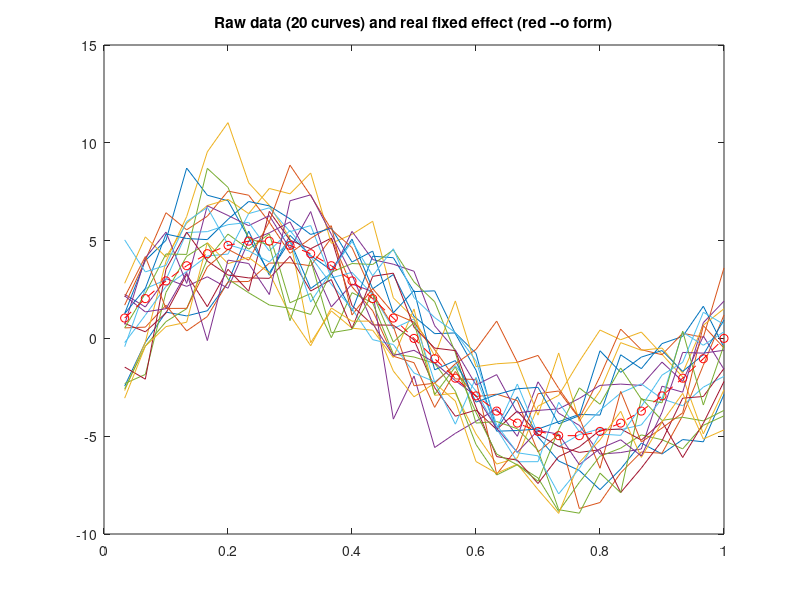

The MATLAB source for this figure: (Note: this script raises an error after producing the figure.)
%% Comparasion between VSS and KPVSS
%  The example we used here is the functional mixed effect model.
%  All  the data is simulated.
%%
clear;

%% Simulation
rng(1);                                       % control the randomness

n = 20;                                       % number of subjects
m = 30;                                       % number of observations
t = (1:m)/m;
p = 1;                                        % # of fixed effects
q = 1;                                        % # of random effects
sigma_e = 1;                                  % variance of white noise

d = 2*(p+n*q);                                % dimension of states

realFixedEffect = 5*sin(2*pi*t);              % p-by-m
realRandomEffect = randn(n,4)*[cos(2*pi*t);cos(4*pi*t);...
                               cos(6*pi*t);ones(1,m)];
                 
Y = repmat(realFixedEffect, [n,1]) + realRandomEffect ... 
    + sqrt(sigma_e)*randn(n,m);

plot(t, Y', t, realFixedEffect, 'r--o');
titleStr = strcat('Raw data (', num2str(n),...
                    ' curves) and real fixed effect (red --o form)');
title(titleStr);

%% Model setting

fixedDesign = repmat(ones(n,p),[1, 1, m]);    % n-by-p-by-m
randomDesign = repmat(ones(n,q),[1, 1, m]);   % n-by-q-by-m

%  Optimization
logpara0 = [3;                                      % log of e  
         -10;-10;                                 % logs of lambdaF, lambdaR
         5*ones(2*q,1)];                         % log of randomDiag

% %% Evaluation: VSS v.s. KPVSS
% 
% SSModel = fme2ssm(fixedDesign, randomDesign, t, logpara0);
% 
% fprintf('========================VSS: Evaluation=======================\n')
% tic
% SmoothedMean_vss = smooth(SSModel, Y');
% toc
% 
% fprintf('========================KPVSS: Evaluation=====================\n')
% tic
% SmoothedMean_KPvss = smooth(SSModel, Y', 'Univariate', true);
% toc
% 
% figure;
% plot(t, SmoothedMean_vss(:,1), t, SmoothedMean_KPvss(:,1));
% legend('VSS: smoothed valuation', 'KPVSS: smoothed valuation');
% title('Evaluation comparasion');

%% Optimization: VSS
fprintf('===========================VSS================================\n')
NegLoglik_vss = @(logpara) fme2ssm_NegLogL(Y, t, logpara, false);
tic
[logparahat_vss, NegLoglikval_vss] = fminsearch(NegLoglik_vss, logpara0);
toc
fprintf('-VSS: Estimate of log-standard deviation is %i\n',...
    logparahat_vss(1));
fprintf('and minimized objective value is %i\n', NegLoglikval_vss);

%% Optimization: KPVSS
fprintf('===========================KPVSS==============================\n')
NegLoglik_KPvss = @(logpara) fme2ssm_NegLogL(Y, t, logpara, true);
tic
[logparahat_KPvss, NegLoglikval_KPvss] = ...
    fminsearch(NegLoglik_KPvss, logpara0);
toc
fprintf('-KPVSS: Estimate of log-standard deviation is %i\n',...
    logparahat_KPvss(1));
fprintf('and minimized objective value is %i\n', NegLoglikval_KPvss);

%% Extracting parameters
%  VSS
SSModelStruc_vss = fme2ssm(fixedDesign, randomDesign, t, logparahat_vss);

SSModel_vss = ssm_structure(SSModelStruc_vss);

[SmoothedMeanhat_vss, logL_vss, output_vss]= smooth(SSModel_vss, Y');

fixedEffectMeanhat_vss = SmoothedMeanhat_vss(:,1);

%  KPVSS
SSModelStruc_KPvss = fme2ssm(fixedDesign, randomDesign, t, logparahat_KPvss);

SSModel_KPvss = ssm_structure(SSModelStruc_KPvss);
          
[SmoothedMeanhat_KPvss, logL_KPvss, output_KPvss]= ...
    smooth(SSModel_KPvss, Y', 'Univariate', true);

fixedEffectMeanhat_KPvss = SmoothedMeanhat_KPvss(:,1);
%% FixedEffect Comparasion plotting
plot(t, fixedEffectMeanhat_vss,...
     t, fixedEffectMeanhat_KPvss);
legend('VSS: smoothed fixed effect', 'KPVSS: smoothed fixed effect');
title('Numerical Optimization Comparasion')
fprintf('===========================VSS================================\n')
fprintf('-VSS: Estimate of log-standard deviation is %.*f\n',...
    4, logparahat_vss(1));
fprintf('and minimized objective value is %i\n', NegLoglikval_vss);
fprintf('===========================KPVSS==============================\n')
fprintf('-KPVSS: Estimate of log-standard deviation is %.*f\n',...
    4, logparahat_KPvss(1));
fprintf('and minimized objective value is %i\n', NegLoglikval_KPvss);